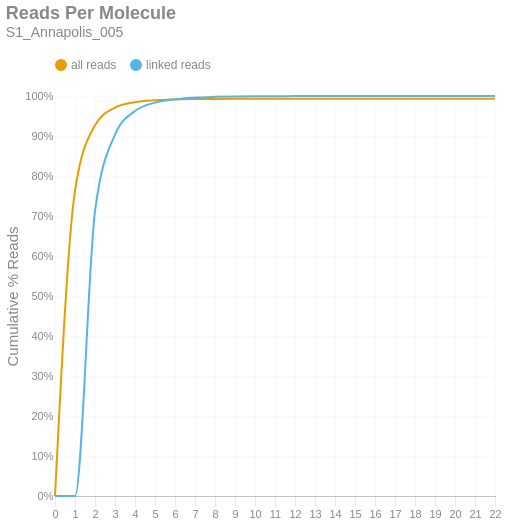

The notebook cell this image was saved under:
### Markdown cell above
### Reads per Molecule
This chart shows the cumulative distribution of the number of reads per linked molecule. That is, how many alignments are associated with a unique molecule. This excludes the number of reads associated with invalid or absent linked-read barcodes. The `linked` histogram is the percentages recalculated when disregarding singletons.

### Code cell
if SKIPLR:
    print_html(f"Skipped")
else:
    counts = np.bincount(valids['reads'].cast(pl.Int64).to_numpy())
    weighted = counts * np.arange(len(counts))
    all_perc = weighted / n_reads
    linked_perc = weighted / n_linked_reads
    linked_perc[1] = 0
    binned_df = pl.DataFrame({
        'readsper': list(range(len(counts))),
        'all reads (cumsum)': np.cumsum(all_perc).tolist(),
        'linked reads (cumsum)': np.cumsum(linked_perc).tolist(),
    })

    with SafeRender(binned_df):
        (
            density_plot(binned_df, 'Reads Per Molecule', samplename, 'readspmol')
            .encode(
                x=alt.X('readsper:O', title=None).axis(labelAngle=0).scale(padding=0),
                y=alt.Y('value:Q', title='Cumulative % Reads').axis(format='%').stack(False),
                color=alt.Color("key:N").scale(domain=["all reads", "linked reads"]),
                tooltip=[
                    alt.Tooltip("key:N", title="Data Type"),
                    alt.Tooltip("readsper:O", title="Reads Per Molecule"),
                    alt.Tooltip("value:Q", format=".2%", title="% Reads (Cum.)")
                ]            
            )
        ).display()

### Figure 1 — Vega-Lite specification as saved in the notebook (floating-point values rounded to 4 significant figures)
{"width": "container", "height": 400, "config": {"title": {"anchor": "start", "dy": -15, "fontSize": 18, "color": "#888888", "subtitleColor": "#888888", "subtitleFontSize": 14}, "arc": {"fill": "#0072B2"}, "axis": {"domainColor": "#888888", "domainWidth": 0.5, "gridWidth": 0.2, "grid": false, "titleFontWeight": 400, "titleFontSize": 15, "labelFontSize": 11, "labelColor": "#888888", "tickColor": "#888888", "tickWidth": 0.2, "titleColor": "#888888"}, "axisBand": {"grid": false}, "axisX": {"grid": true, "tickSize": 10, "domainCap": "round"}, "axisY": {"domain": false, "grid": true, "tickSize": 0, "domainCap": "round"}, "background": "transparent", "header": {"labelFontSize": 15, "labelColor": "#888888", "titleFontSize": 15, "titleFontWeight": 600, "titleColor": "#888888"}, "legend": {"labelFont": "sans-serif", "labelFontSize": 12, "labelColor": "#888888", "symbolSize": 100, "symbolType": "circle", "titleFontSize": 12, "titlePadding": 10, "titleColor": "#888888", "title": null, "orient": "top"}, "range": {"category": ["#E69F00", "#56B4E9", "#009E73", "#F0E442", "#0072B2", "#D55E00", "#CC79A7", "#000000"], "diverging": ["#cfe8f3", "#a2d4ec", "#73bfe2", "#46abdb", "#1696d2", "#12719e"]}, "area": {"fill": "#0072B2", "fillOpacity": 0.7, "line": true, "strokeOpacity": 0.7}, "line": {"color": "#0072B2", "stroke": "#0072B2", "strokeWidth": 2}, "trail": {"color": "#0072B2", "stroke": "#0072B2", "strokeWidth": 0, "size": 1}, "point": {"filled": true, "fillOpacity": 1.0, "size": 95}, "text": {"color": "#888888", "fontSize": 11, "align": "right", "fontWeight": 400, "size": 11}, "bar": {"fill": "#0072B2", "stroke": null}, "view": {"stroke": null, "continuousWidth": 660, "continuousHeight": 400}}, "data": {"name": "data-34377cbd0ec244db92cf70eba68ee47d"}, "mark": {"type": "line", "interpolate": "monotone", "point": {"opacity": 0, "size": 275}}, "encoding": {"color": {"field": "key", "scale": {"domain": ["all reads", "linked reads"]}, "type": "nominal"}, "tooltip": [{"field": "key", "title": "Data Type", "type": "nominal"}, {"field": "readsper", "title": "Reads Per Molecule", "type": "ordinal"}, {"field": "value", "format": ".2%", "title": "% Reads (Cum.)", "type": "quantitative"}], "x": {"axis": {"labelAngle": 0}, "field": "readsper", "scale": {"padding": 0}, "title": null, "type": "ordinal"}, "y": {"axis": {"format": "%"}, "field": "value", "stack": false, "title": "Cumulative % Reads", "type": "quantitative"}}, "params": [{"name": "param_c36ac31b6afebe62", "select": {"type": "point", "fields": ["key"]}, "bind": "legend"}], "title": {"text": "Reads Per Molecule", "subtitle": "S1_Annapolis_005"}, "transform": [{"fold": ["all reads (cumsum)", "linked reads (cumsum)"]}, {"calculate": "replace(datum.key, ' (cumsum)', '')", "as": "key"}, {"filter": {"param": "param_c36ac31b6afebe62"}}], "usermeta": {"embedOptions": {"downloadFileName": "S1_Annapolis_005.readspmol"}}, "$schema": "https://vega.github.io/schema/vega-lite/v6.1.0.json", "datasets": {"data-34377cbd0ec244db92cf70eba68ee47d": [{"readsper": 0, "all reads (cumsum)": 0.0, "linked reads (cumsum)": 0.0}, {"readsper": 1, "all reads (cumsum)": 0.7626, "linked reads (cumsum)": 0.0}, {"readsper": 2, "all reads (cumsum)": 0.9269, "linked reads (cumsum)": 0.7122}, {"readsper": 3, "all reads (cumsum)": 0.971, "linked reads (cumsum)": 0.9036}, {"readsper": 4, "all reads (cumsum)": 0.9846, "linked reads (cumsum)": 0.9625}, {"readsper": 5, "all reads (cumsum)": 0.9894, "linked reads (cumsum)": 0.9834}, {"readsper": 6, "all reads (cumsum)": 0.9914, "linked reads (cumsum)": 0.9921}, {"readsper": 7, "all reads (cumsum)": 0.9923, "linked reads (cumsum)": 0.9961}, {"readsper": 8, "all reads (cumsum)": 0.9928, "linked reads (cumsum)": 0.9979}, {"readsper": 9, "all reads (cumsum)": 0.993, "linked reads (cumsum)": 0.9989}, {"readsper": 10, "all reads (cumsum)": 0.9931, "linked reads (cumsum)": 0.9994}, {"readsper": 11, "all reads (cumsum)": 0.9932, "linked reads (cumsum)": 0.9996}, {"readsper": 12, "all reads (cumsum)": 0.9932, "linked reads (cumsum)": 0.9997}, {"readsper": 13, "all reads (cumsum)": 0.9932, "linked reads (cumsum)": 0.9998}, {"readsper": 14, "all reads (cumsum)": 0.9932, "linked reads (cumsum)": 0.9999}, {"readsper": 15, "all reads (cumsum)": 0.9932, "linked reads (cumsum)": 1.0}, {"readsper": 16, "all reads (cumsum)": 0.9932, "linked reads (cumsum)": 1.0}, {"readsper": 17, "all reads (cumsum)": 0.9932, "linked reads (cumsum)": 1.0}, {"readsper": 18, "all reads (cumsum)": 0.9932, "linked reads (cumsum)": 1.0}, {"readsper": 19, "all reads (cumsum)": 0.9932, "linked reads (cumsum)": 1.0}, {"readsper": 20, "all reads (cumsum)": 0.9932, "linked reads (cumsum)": 1.0}, {"readsper": 21, "all reads (cumsum)": 0.9932, "linked reads (cumsum)": 1.0}, {"readsper": 22, "all reads (cumsum)": 0.9932, "linked reads (cumsum)": 1.0}]}}
